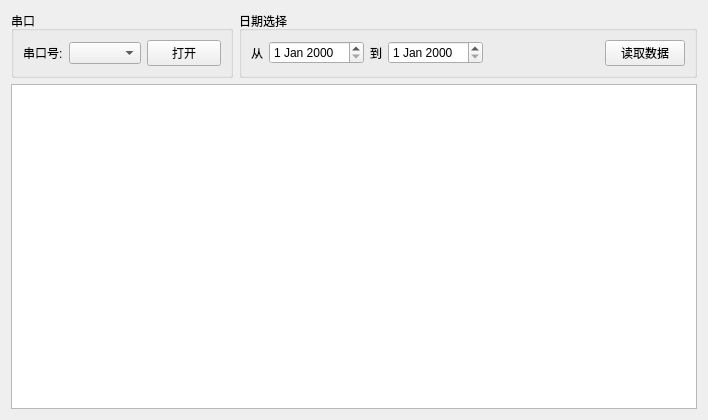
<?xml version="1.0" encoding="UTF-8"?>
<ui version="4.0">
 <class>readDataForm</class>
 <widget class="QWidget" name="readDataForm">
  <property name="geometry">
   <rect>
    <x>0</x>
    <y>0</y>
    <width>708</width>
    <height>420</height>
   </rect>
  </property>
  <property name="windowTitle">
   <string>导入历史数据</string>
  </property>
  <layout class="QGridLayout" name="gridLayout_3">
   <item row="0" column="0">
    <widget class="QGroupBox" name="groupBox">
     <property name="sizePolicy">
      <sizepolicy hsizetype="Fixed" vsizetype="Fixed">
       <horstretch>0</horstretch>
       <verstretch>0</verstretch>
      </sizepolicy>
     </property>
     <property name="minimumSize">
      <size>
       <width>220</width>
       <height>60</height>
      </size>
     </property>
     <property name="maximumSize">
      <size>
       <width>240</width>
       <height>16777215</height>
      </size>
     </property>
     <property name="styleSheet">
      <string notr="true"/>
     </property>
     <property name="title">
      <string>串口</string>
     </property>
     <property name="flat">
      <bool>false</bool>
     </property>
     <layout class="QGridLayout" name="gridLayout">
      <item row="0" column="0">
       <widget class="QLabel" name="label">
        <property name="sizePolicy">
         <sizepolicy hsizetype="Preferred" vsizetype="Fixed">
          <horstretch>0</horstretch>
          <verstretch>0</verstretch>
         </sizepolicy>
        </property>
        <property name="text">
         <string>串口号:</string>
        </property>
       </widget>
      </item>
      <item row="0" column="1">
       <widget class="QComboBox" name="portNameComboBox"/>
      </item>
      <item row="0" column="2">
       <widget class="QPushButton" name="btnOpenCom">
        <property name="text">
         <string>打开</string>
        </property>
       </widget>
      </item>
     </layout>
    </widget>
   </item>
   <item row="0" column="1">
    <widget class="QGroupBox" name="groupBox_2">
     <property name="minimumSize">
      <size>
       <width>330</width>
       <height>50</height>
      </size>
     </property>
     <property name="title">
      <string>日期选择</string>
     </property>
     <layout class="QGridLayout" name="gridLayout_2">
      <item row="0" column="0">
       <widget class="QLabel" name="label_3">
        <property name="text">
         <string>从</string>
        </property>
       </widget>
      </item>
      <item row="0" column="1">
       <widget class="QDateEdit" name="dateEditStart"/>
      </item>
      <item row="0" column="2">
       <widget class="QLabel" name="label_2">
        <property name="minimumSize">
         <size>
          <width>0</width>
          <height>20</height>
         </size>
        </property>
        <property name="text">
         <string>到</string>
        </property>
       </widget>
      </item>
      <item row="0" column="3">
       <widget class="QDateEdit" name="dateEditEnd"/>
      </item>
      <item row="0" column="4">
       <spacer name="horizontalSpacer">
        <property name="orientation">
         <enum>Qt::Horizontal</enum>
        </property>
        <property name="sizeHint" stdset="0">
         <size>
          <width>121</width>
          <height>20</height>
         </size>
        </property>
       </spacer>
      </item>
      <item row="0" column="5">
       <widget class="QPushButton" name="btnReadData">
        <property name="text">
         <string>读取数据</string>
        </property>
       </widget>
      </item>
     </layout>
    </widget>
   </item>
   <item row="1" column="0" colspan="2">
    <widget class="QTableWidget" name="tableWidget"/>
   </item>
  </layout>
 </widget>
 <resources/>
 <connections/>
</ui>
